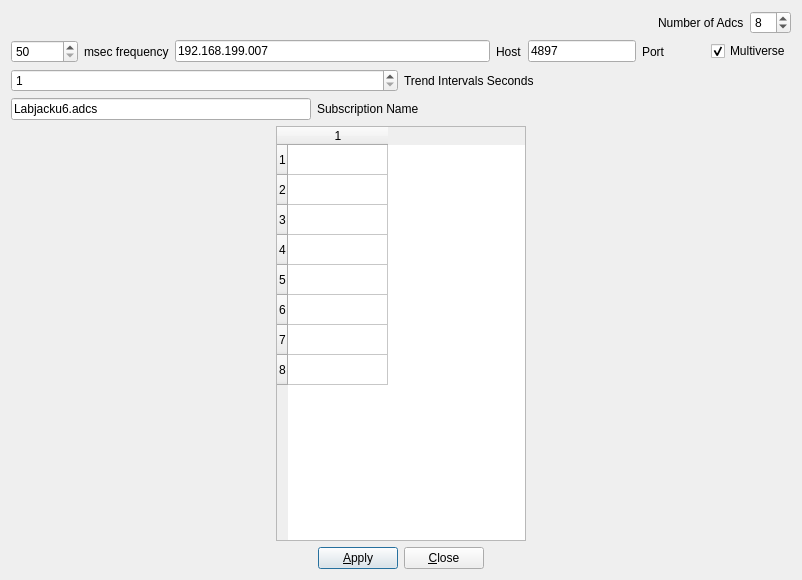
<?xml version="1.0" encoding="UTF-8"?>
<ui version="4.0">
 <class>DialogLabjacku6</class>
 <widget class="QDialog" name="DialogLabjacku6">
  <property name="geometry">
   <rect>
    <x>0</x>
    <y>0</y>
    <width>802</width>
    <height>580</height>
   </rect>
  </property>
  <property name="windowTitle">
   <string>LabjackU6</string>
  </property>
  <layout class="QVBoxLayout" name="verticalLayout_2">
   <item>
    <layout class="QVBoxLayout" name="verticalLayout">
     <item>
      <layout class="QHBoxLayout" name="horizontalLayout">
       <item>
        <spacer name="horizontalSpacer_4">
         <property name="orientation">
          <enum>Qt::Horizontal</enum>
         </property>
         <property name="sizeHint" stdset="0">
          <size>
           <width>40</width>
           <height>20</height>
          </size>
         </property>
        </spacer>
       </item>
       <item>
        <widget class="QLabel" name="label">
         <property name="text">
          <string>Number of Adcs</string>
         </property>
        </widget>
       </item>
       <item>
        <widget class="QSpinBox" name="spinBoxNbrAdcs">
         <property name="minimum">
          <number>1</number>
         </property>
         <property name="maximum">
          <number>14</number>
         </property>
         <property name="value">
          <number>8</number>
         </property>
        </widget>
       </item>
      </layout>
     </item>
     <item>
      <layout class="QHBoxLayout" name="horizontalLayout_8">
       <item>
        <layout class="QHBoxLayout" name="horizontalLayout_2">
         <item>
          <widget class="QSpinBox" name="spinBoxInterval">
           <property name="minimum">
            <number>50</number>
           </property>
           <property name="maximum">
            <number>100000</number>
           </property>
           <property name="singleStep">
            <number>50</number>
           </property>
           <property name="stepType">
            <enum>QAbstractSpinBox::AdaptiveDecimalStepType</enum>
           </property>
          </widget>
         </item>
         <item>
          <widget class="QLabel" name="label_2">
           <property name="text">
            <string>msec frequency</string>
           </property>
          </widget>
         </item>
        </layout>
       </item>
       <item>
        <layout class="QHBoxLayout" name="horizontalLayout_7">
         <item>
          <layout class="QHBoxLayout" name="horizontalLayout_5">
           <item>
            <widget class="QLineEdit" name="lineEditIpAddress">
             <property name="minimumSize">
              <size>
               <width>141</width>
               <height>0</height>
              </size>
             </property>
             <property name="inputMask">
              <string>000.000.000.000</string>
             </property>
             <property name="text">
              <string>192.168.199.007</string>
             </property>
            </widget>
           </item>
           <item>
            <widget class="QLabel" name="label_4">
             <property name="text">
              <string>Host</string>
             </property>
            </widget>
           </item>
          </layout>
         </item>
         <item>
          <layout class="QHBoxLayout" name="horizontalLayout_6">
           <item>
            <widget class="QLineEdit" name="lineEditPort">
             <property name="sizePolicy">
              <sizepolicy hsizetype="Minimum" vsizetype="Fixed">
               <horstretch>0</horstretch>
               <verstretch>0</verstretch>
              </sizepolicy>
             </property>
             <property name="minimumSize">
              <size>
               <width>75</width>
               <height>0</height>
              </size>
             </property>
             <property name="inputMask">
              <string>00000</string>
             </property>
             <property name="text">
              <string>4897</string>
             </property>
            </widget>
           </item>
           <item>
            <widget class="QLabel" name="label_5">
             <property name="text">
              <string>Port</string>
             </property>
            </widget>
           </item>
           <item>
            <spacer name="horizontalSpacer_3">
             <property name="orientation">
              <enum>Qt::Horizontal</enum>
             </property>
             <property name="sizeType">
              <enum>QSizePolicy::Fixed</enum>
             </property>
             <property name="sizeHint" stdset="0">
              <size>
               <width>40</width>
               <height>20</height>
              </size>
             </property>
            </spacer>
           </item>
           <item>
            <widget class="QCheckBox" name="checkBoxcBridge">
             <property name="text">
              <string>Multiverse</string>
             </property>
             <property name="checked">
              <bool>true</bool>
             </property>
            </widget>
           </item>
          </layout>
         </item>
        </layout>
       </item>
      </layout>
     </item>
     <item>
      <layout class="QHBoxLayout" name="horizontalLayout_10">
       <item>
        <widget class="QSpinBox" name="spinBoxTrendUpdate">
         <property name="minimum">
          <number>1</number>
         </property>
         <property name="maximum">
          <number>100</number>
         </property>
        </widget>
       </item>
       <item>
        <widget class="QLabel" name="label_6">
         <property name="text">
          <string>Trend Intervals Seconds</string>
         </property>
        </widget>
       </item>
      </layout>
     </item>
     <item>
      <layout class="QHBoxLayout" name="horizontalLayout_3">
       <item>
        <widget class="QLineEdit" name="lineEditSubname">
         <property name="sizePolicy">
          <sizepolicy hsizetype="Fixed" vsizetype="Fixed">
           <horstretch>0</horstretch>
           <verstretch>0</verstretch>
          </sizepolicy>
         </property>
         <property name="minimumSize">
          <size>
           <width>300</width>
           <height>0</height>
          </size>
         </property>
         <property name="text">
          <string>Labjacku6.adcs</string>
         </property>
         <property name="alignment">
          <set>Qt::AlignLeading|Qt::AlignLeft|Qt::AlignVCenter</set>
         </property>
        </widget>
       </item>
       <item>
        <widget class="QLabel" name="label_3">
         <property name="text">
          <string>Subscription Name</string>
         </property>
        </widget>
       </item>
      </layout>
     </item>
     <item>
      <layout class="QHBoxLayout" name="horizontalLayout_9">
       <item>
        <widget class="QTableWidget" name="tableWidget">
         <property name="maximumSize">
          <size>
           <width>250</width>
           <height>16777215</height>
          </size>
         </property>
         <property name="rowCount">
          <number>8</number>
         </property>
         <property name="columnCount">
          <number>1</number>
         </property>
         <row/>
         <row/>
         <row/>
         <row/>
         <row/>
         <row/>
         <row/>
         <row/>
         <column/>
        </widget>
       </item>
      </layout>
     </item>
     <item>
      <layout class="QHBoxLayout" name="horizontalLayout_4">
       <item>
        <spacer name="horizontalSpacer">
         <property name="orientation">
          <enum>Qt::Horizontal</enum>
         </property>
         <property name="sizeHint" stdset="0">
          <size>
           <width>40</width>
           <height>20</height>
          </size>
         </property>
        </spacer>
       </item>
       <item>
        <widget class="QPushButton" name="pushButtonApply">
         <property name="text">
          <string>&amp;Apply</string>
         </property>
        </widget>
       </item>
       <item>
        <widget class="QPushButton" name="pushButtonClose">
         <property name="text">
          <string>&amp;Close</string>
         </property>
        </widget>
       </item>
       <item>
        <spacer name="horizontalSpacer_2">
         <property name="orientation">
          <enum>Qt::Horizontal</enum>
         </property>
         <property name="sizeHint" stdset="0">
          <size>
           <width>40</width>
           <height>20</height>
          </size>
         </property>
        </spacer>
       </item>
      </layout>
     </item>
    </layout>
   </item>
  </layout>
 </widget>
 <resources/>
 <connections/>
</ui>
